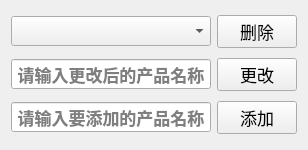
<?xml version="1.0" encoding="UTF-8"?>
<ui version="4.0">
 <class>ProductsAdd</class>
 <widget class="QWidget" name="ProductsAdd">
  <property name="geometry">
   <rect>
    <x>0</x>
    <y>0</y>
    <width>301</width>
    <height>150</height>
   </rect>
  </property>
  <property name="windowTitle">
   <string>产品管理</string>
  </property>
  <property name="windowIcon">
   <iconset>
    <normaloff>myfile/images/Mabe/cart-add.jpg</normaloff>myfile/images/Mabe/cart-add.jpg</iconset>
  </property>
  <layout class="QGridLayout" name="gridLayout">
   <item row="0" column="0">
    <layout class="QHBoxLayout" name="horizontalLayout">
     <item>
      <widget class="QComboBox" name="comboBox">
       <property name="minimumSize">
        <size>
         <width>200</width>
         <height>30</height>
        </size>
       </property>
       <property name="font">
        <font>
         <pointsize>13</pointsize>
         <weight>75</weight>
         <bold>true</bold>
        </font>
       </property>
       <property name="currentIndex">
        <number>-1</number>
       </property>
       <property name="maxVisibleItems">
        <number>100</number>
       </property>
      </widget>
     </item>
     <item>
      <widget class="QPushButton" name="btn_delete">
       <property name="minimumSize">
        <size>
         <width>0</width>
         <height>30</height>
        </size>
       </property>
       <property name="font">
        <font>
         <pointsize>13</pointsize>
        </font>
       </property>
       <property name="text">
        <string>删除</string>
       </property>
       <property name="icon">
        <iconset>
         <normaloff>myfile/images/Mabe/calendar-decline.jpg</normaloff>myfile/images/Mabe/calendar-decline.jpg</iconset>
       </property>
       <property name="iconSize">
        <size>
         <width>24</width>
         <height>24</height>
        </size>
       </property>
      </widget>
     </item>
    </layout>
   </item>
   <item row="1" column="0">
    <layout class="QHBoxLayout" name="horizontalLayout_2">
     <item>
      <widget class="QLineEdit" name="lineEdit">
       <property name="minimumSize">
        <size>
         <width>200</width>
         <height>30</height>
        </size>
       </property>
       <property name="font">
        <font>
         <pointsize>13</pointsize>
         <weight>75</weight>
         <bold>true</bold>
        </font>
       </property>
       <property name="alignment">
        <set>Qt::AlignCenter</set>
       </property>
       <property name="placeholderText">
        <string>请输入更改后的产品名称</string>
       </property>
      </widget>
     </item>
     <item>
      <widget class="QPushButton" name="btn_change">
       <property name="minimumSize">
        <size>
         <width>0</width>
         <height>30</height>
        </size>
       </property>
       <property name="font">
        <font>
         <pointsize>13</pointsize>
        </font>
       </property>
       <property name="text">
        <string>更改</string>
       </property>
       <property name="icon">
        <iconset>
         <normaloff>myfile/images/Mabe/calendar-event.jpg</normaloff>myfile/images/Mabe/calendar-event.jpg</iconset>
       </property>
       <property name="iconSize">
        <size>
         <width>24</width>
         <height>24</height>
        </size>
       </property>
      </widget>
     </item>
    </layout>
   </item>
   <item row="2" column="0">
    <layout class="QHBoxLayout" name="horizontalLayout_3">
     <item>
      <widget class="QLineEdit" name="lineEdit_2">
       <property name="minimumSize">
        <size>
         <width>200</width>
         <height>30</height>
        </size>
       </property>
       <property name="font">
        <font>
         <pointsize>13</pointsize>
         <weight>75</weight>
         <bold>true</bold>
        </font>
       </property>
       <property name="text">
        <string/>
       </property>
       <property name="alignment">
        <set>Qt::AlignCenter</set>
       </property>
       <property name="placeholderText">
        <string>请输入要添加的产品名称</string>
       </property>
      </widget>
     </item>
     <item>
      <widget class="QPushButton" name="btn_add">
       <property name="minimumSize">
        <size>
         <width>0</width>
         <height>30</height>
        </size>
       </property>
       <property name="font">
        <font>
         <pointsize>13</pointsize>
        </font>
       </property>
       <property name="text">
        <string>添加</string>
       </property>
       <property name="icon">
        <iconset>
         <normaloff>myfile/images/Mabe/calendar-add.jpg</normaloff>myfile/images/Mabe/calendar-add.jpg</iconset>
       </property>
       <property name="iconSize">
        <size>
         <width>24</width>
         <height>24</height>
        </size>
       </property>
      </widget>
     </item>
    </layout>
   </item>
  </layout>
 </widget>
 <layoutdefault spacing="6" margin="11"/>
 <resources/>
 <connections/>
</ui>
